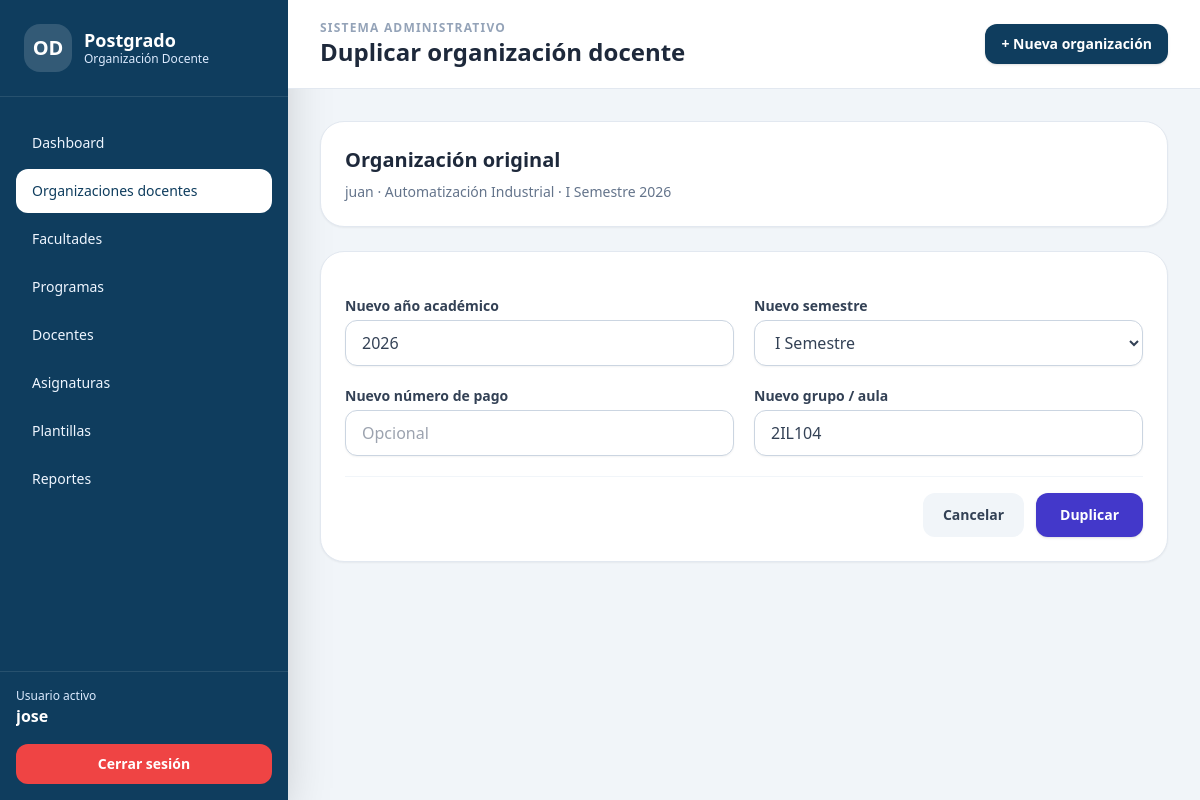
/organizaciones/3/duplicar/ (signed in), run on an earlier commit of the app's database.
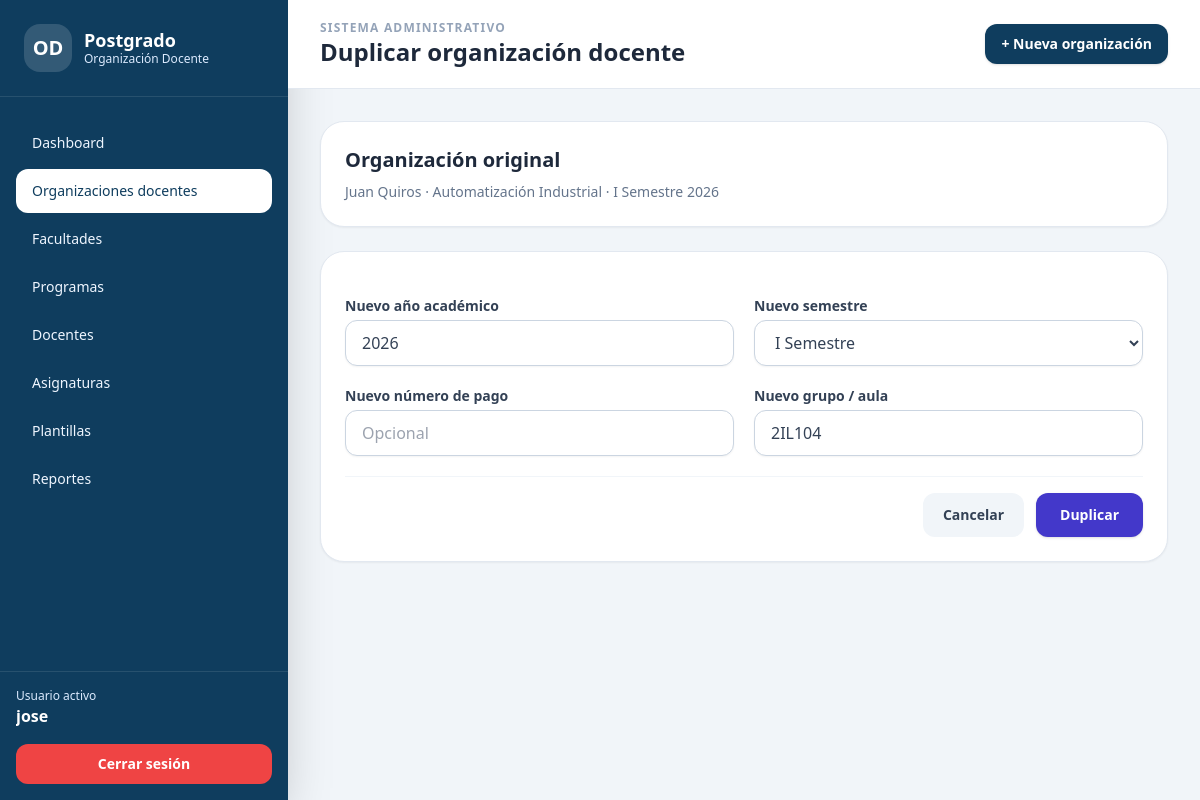
And on a later commit of the database.
### organizacion_docente/models.py (models this page shows, shortened)
class ModeloBase(models.Model):
    creado_en = models.DateTimeField(auto_now_add=True)
    actualizado_en = models.DateTimeField(auto_now=True)
    class Meta:
        abstract = True

class OrganizacionDocente(ModeloBase):
    SEMESTRE_CHOICES = [
        ("I", "I Semestre"),
        ("II", "II Semestre"),
        ("VERANO", "Verano"),
        ("ESPECIAL", "Periodo Especial"),
        ("C1", "I Cuatrimestre"),
        ("C2", "II Cuatrimestre"),
        ("C3", "III Cuatrimestre"),
    ]
    ESTADO_INFORME_PROGRAMA_CHOICES = [
        ("", "No incluir en informe"),
        ("CONTINUA", "Programa que continúa"),
        ("CULMINADO", "Programa culminado"),
        ("INICIADO", "Programa que inició"),
    ]
    numero_pago = models.CharField(
        max_length=50,
        blank=True,
        null=True,
        verbose_name="Número de pago"
    )
    docente = models.ForeignKey(
        Docente,
        on_delete=models.PROTECT,
        related_name="organizaciones",
        verbose_name="Docente"
    )
    cedula_docente = models.CharField(
        max_length=50,
        blank=True,
        null=True,
        verbose_name="Cédula del docente"
    )
    anio = models.PositiveIntegerField(
        verbose_name="Año académico"
    )
    semestre = models.CharField(
        max_length=20,
        choices=SEMESTRE_CHOICES,
        verbose_name="Semestre"
    )
    facultad = models.ForeignKey(
        Facultad,
        on_delete=models.PROTECT,
        related_name="organizaciones",
        verbose_name="Facultad"
    )
    programa = models.ForeignKey(
        ProgramaPostgrado,
        on_delete=models.PROTECT,
        related_name="organizaciones",
        verbose_name="Programa de postgrado"
    )
    grupo_aula = models.CharField(
        max_length=100,
        verbose_name="Grupo / Aula"
    )
    asignatura = models.ForeignKey(
        Asignatura,
        on_delete=models.PROTECT,
        related_name="organizaciones",
        verbose_name="Asignatura"
    )
    codigo_asignatura = models.CharField(
        max_length=50,
        blank=True,
        null=True,
        verbose_name="Código de asignatura"
    )
    codigo_horario = models.CharField(
        max_length=50,
        blank=True,
        null=True,
        verbose_name="Código de horario"
    )
    total_horas = models.DecimalField(
        max_digits=8,
        decimal_places=2,
        default=Decimal("0.00"),
        verbose_name="Total de horas"
    )
    fechas_clases = models.TextField(
        blank=True,
        null=True,
        verbose_name="Fechas de clases",
        help_text="Puede escribir las fechas separadas por coma, rango o descripción."
    )
    horario = models.TextField(
        blank=True,
        null=True,
        verbose_name="Horario"
    )
    fecha_matricula = models.DateField(
        blank=True,
        null=True,
        verbose_name="Fecha de matrícula"
    )
    fecha_matricula_texto = models.CharField(
        "Fecha de matrícula texto",
        max_length=255,
        blank=True,
        help_text="Ejemplo: 16 y 17 de junio, 2026",
    )
    primer_pago_texto = models.CharField(
        "Primer pago / Primer tercio",
        max_length=255,
        blank=True,
        help_text="Ejemplo: Del 17 al 30 de junio de 2026",
    )
    segundo_pago_texto = models.CharField(
        "Segundo pago / Segundo tercio",
        max_length=255,
        blank=True,
        help_text="Ejemplo: Del 1 al 15 de julio de 2026",
    )
    tercer_pago_texto = models.CharField(
        "Tercer pago / Tercer tercio",
        max_length=255,
        blank=True,
        help_text="Ejemplo: Del 16 al 27 de julio de 2026",
    )
    retiro_inclusion_texto = models.CharField(
        "Retiro/Inclusión de asignaturas",
        max_length=255,
        blank=True,
        help_text="Ejemplo: Del 22 al 28 de junio de 2026",
    )
    retiro_fuera_texto = models.CharField(
        "Retiro fuera del periodo",
        max_length=255,
        blank=True,
        help_text="Ejemplo: Del 29 de junio al 24 de julio de 2026",
    )
    cantidad_estudiantes_matriculados = models.PositiveIntegerField(
        default=0,
        verbose_name="Cantidad de estudiantes matriculados"
    )
    total_creditos = models.DecimalField(
        max_digits=6,
        decimal_places=2,
        default=Decimal("0.00"),
        verbose_name="Total de créditos"
    )
    total_laboratorio = models.DecimalField(
        max_digits=8,
        decimal_places=2,
        default=Decimal("0.00"),
        verbose_name="Total laboratorio"
    )
    total_no_exonerados = models.PositiveIntegerField(
        default=0,
        verbose_name="Total no exonerados"
    )
    cantidad_exoneracion_50 = models.PositiveIntegerField(
        default=0,
        verbose_name="Cantidad de estudiantes con exoneración del 50%"
    )
    cantidad_exoneracion_25 = models.PositiveIntegerField(
        default=0,
        verbose_name="Cantidad de estudiantes con exoneración del 25%"
    )
    ingreso_laboratorio = models.DecimalField(
        max_digits=12,
        decimal_places=2,
        default=Decimal("0.00"),
        verbose_name="Ingreso por laboratorio B/."
    )
    total_ingresos = models.DecimalField(
        max_digits=12,
        decimal_places=2,
        default=Decimal("0.00"),
        verbose_name="Total de ingresos"
    )
    pago_docente = models.DecimalField(
        max_digits=12,
        decimal_places=2,
        default=Decimal("0.00"),
        verbose_name="Pago del docente B/."
    )
    utilidad_neta = models.DecimalField(
        max_digits=12,
        decimal_places=2,
        default=Decimal("0.00"),
        verbose_name="Utilidad neta"
    )
    incluir_en_informe_programas = models.BooleanField(
        "Incluir en informe de programas",
        default=False,
        help_text="Marca esta opción si esta organización debe aparecer en el informe anual de programas.",
    )
    estado_informe_programa = models.CharField(
        "Estado del programa en el informe",
        max_length=20,
        choices=ESTADO_INFORME_PROGRAMA_CHOICES,
        blank=True,
        default="",
        help_text="Indica si el programa continúa, inició o culminó en el año del informe.",
    )
    matriculados_inicio_programa = models.PositiveIntegerField(
        "Matriculados al inicio del programa",
        null=True,
        blank=True,
        help_text="Ejemplo: cantidad de estudiantes con la que inició el grupo o cohorte.",
    )
    matriculados_actuales_programa = models.PositiveIntegerField(
        "Matriculados actualmente",
        null=True,
        blank=True,
        help_text="Si se deja vacío, se puede usar la cantidad de estudiantes matriculados de la organización docente.",
    )
    periodo_inicio_programa = models.CharField(
        "Periodo de inicio del programa",
        max_length=20,
        choices=SEMESTRE_CHOICES,
        blank=True,
        help_text="Periodo académico en que inició el programa o cohorte.",
    )
    periodo_finalizacion_programa = models.CharField(
        "Periodo de finalización del programa",
        max_length=20,
        choices=SEMESTRE_CHOICES,
        blank=True,
        help_text="Periodo académico estimado o real de finalización del programa.",
    )
    inicio_texto_programa = models.CharField(
        "Inicio texto para informe",
        max_length=255,
        blank=True,
        help_text="Ejemplo: I Semestre, 2025 (Mayo, 2025)",
    )
    finaliza_texto_programa = models.CharField(
        "Finaliza texto para informe",
        max_length=255,
        blank=True,
        help_text="Ejemplo: Verano, 2027 (Enero - Abril, 2027)",
    )
    observacion_informe_programa = models.CharField(
        "Observación para informe",
        max_length=255,
        blank=True,
        help_text="Ejemplo: ACTIVO, CULMINÓ, ACTIVO AL 2026",
    )
    observaciones = models.TextField(
        blank=True,
        null=True,
        verbose_name="Observaciones"
    )
    activo = models.BooleanField(
        default=True,
        verbose_name="Activo"
    )
    class Meta:
        verbose_name = "Organización Docente"
        verbose_name_plural = "Organizaciones Docentes"
        ordering = ["-anio", "semestre", "facultad__nombre", "programa__nombre"]
        indexes = [
            models.Index(fields=["anio", "semestre"]),
            models.Index(fields=["numero_pago"]),
            models.Index(fields=["cedula_docente"]),
        ]

class Docente(ModeloBase):
    facultad = models.ForeignKey(
        Facultad,
        on_delete=models.SET_NULL,
        blank=True,
        null=True,
        related_name="docentes",
        verbose_name="Facultad relacionada"
    )
    nombre_completo = models.CharField(
        max_length=200,
        verbose_name="Nombre completo"
    )
    cedula = models.CharField(
        max_length=50,
        unique=True,
        verbose_name="Cédula"
    )
    correo = models.EmailField(
        max_length=150,
        blank=True,
        null=True,
        verbose_name="Correo electrónico"
    )
    telefono = models.CharField(
        max_length=50,
        blank=True,
        null=True,
        verbose_name="Teléfono"
    )
    especialidad = models.CharField(
        max_length=200,
        blank=True,
        null=True,
        verbose_name="Especialidad"
    )
    activo = models.BooleanField(
        default=True,
        verbose_name="Activo"
    )
    class Meta:
        verbose_name = "Docente"
        verbose_name_plural = "Docentes"
        ordering = ["nombre_completo"]

class Asignatura(ModeloBase):
    programa = models.ForeignKey(
        ProgramaPostgrado,
        on_delete=models.PROTECT,
        related_name="asignaturas",
        verbose_name="Programa de postgrado"
    )
    nombre = models.CharField(
        max_length=255,
        verbose_name="Nombre de la asignatura"
    )
    codigo_asignatura = models.CharField(
        max_length=50,
        verbose_name="Código de asignatura"
    )
    codigo_horario = models.CharField(
        max_length=50,
        blank=True,
        null=True,
        verbose_name="Código de horario"
    )
    total_horas = models.DecimalField(
        max_digits=8,
        decimal_places=2,
        default=Decimal("0.00"),
        verbose_name="Total de horas"
    )
    total_creditos = models.DecimalField(
        max_digits=6,
        decimal_places=2,
        default=Decimal("0.00"),
        verbose_name="Total de créditos"
    )
    total_laboratorio = models.DecimalField(
        max_digits=8,
        decimal_places=2,
        default=Decimal("0.00"),
        verbose_name="Total de laboratorio"
    )
    activo = models.BooleanField(
        default=True,
        verbose_name="Activo"
    )
    class Meta:
        verbose_name = "Asignatura"
        verbose_name_plural = "Asignaturas"
        ordering = ["programa__nombre", "nombre"]
        constraints = [
            models.UniqueConstraint(
                fields=["programa", "codigo_asignatura"],
                name="codigo_asignatura_unico_por_programa"
            )
        ]

### organizacion_docente/views.py (the view)
@login_required
def organizacion_duplicar(request, pk):
    if not validar_permiso_edicion(request):
        return redirect("organizacion_detalle", pk=pk)
    organizacion_original = get_object_or_404(
        queryset_organizaciones_base(),
        pk=pk,
    )
    if request.method == "POST":
        form = DuplicarOrganizacionDocenteForm(request.POST)
        if form.is_valid():
            nueva_organizacion = OrganizacionDocente.objects.create(
                numero_pago=form.cleaned_data.get("numero_pago") or None,
                docente=organizacion_original.docente,
                anio=form.cleaned_data["anio"],
                semestre=form.cleaned_data["semestre"],
                facultad=organizacion_original.facultad,
                programa=organizacion_original.programa,
                grupo_aula=form.cleaned_data.get("grupo_aula")
                or organizacion_original.grupo_aula,
                asignatura=organizacion_original.asignatura,
                total_horas=organizacion_original.total_horas,
                fechas_clases=organizacion_original.fechas_clases,
                horario=organizacion_original.horario,
                fecha_matricula=organizacion_original.fecha_matricula,
                cantidad_estudiantes_matriculados=organizacion_original.cantidad_estudiantes_matriculados,
                total_creditos=organizacion_original.total_creditos,
                total_laboratorio=organizacion_original.total_laboratorio,
                total_no_exonerados=organizacion_original.total_no_exonerados,
                cantidad_exoneracion_50=organizacion_original.cantidad_exoneracion_50,
                cantidad_exoneracion_25=organizacion_original.cantidad_exoneracion_25,
                ingreso_laboratorio=organizacion_original.ingreso_laboratorio,
                total_ingresos=organizacion_original.total_ingresos,
                pago_docente=organizacion_original.pago_docente,
                observaciones=(
                    f"Registro duplicado desde la organización #{organizacion_original.pk} "
                    f"el {timezone.now().strftime('%d/%m/%Y %H:%M')}."
                ),
                activo=True,
            )
            messages.success(
                request,
                "La organización docente fue duplicada correctamente."
            )
            return redirect(
                "organizacion_editar",
                pk=nueva_organizacion.pk,
            )
        else:
            messages.error(
                request,
                "Revisa los datos para duplicar la organización docente."
            )
    else:
        form = DuplicarOrganizacionDocenteForm(
            initial={
                "anio": organizacion_original.anio,
                "semestre": organizacion_original.semestre,
                "grupo_aula": organizacion_original.grupo_aula,
            }
        )
    context = {
        "titulo": "Duplicar Organización Docente",
        "form": form,
        "organizacion_original": organizacion_original,
    }
    return render(
        request,
        "organizacion_docente/organizacion_duplicar.html",
        context
    )

### templates/organizacion_docente/organizacion_duplicar.html (shortened to what this page needs)
{% extends "base.html" %}
{% block header %}Duplicar organización docente{% endblock %}
{% block content %}
<div class="max-w-4xl space-y-6">
    <div class="bg-white rounded-3xl border border-slate-200 shadow-sm p-6">
        <h3 class="text-xl font-black text-slate-800 mb-2">Organización original</h3>
        <p class="text-sm text-slate-500">
            {{ organizacion_original.docente.nombre_completo }} ·
            {{ organizacion_original.asignatura.nombre }} ·
            {{ organizacion_original.get_semestre_display }} {{ organizacion_original.anio }}
        </p>
    </div>
    <form method="post" class="bg-white rounded-3xl border border-slate-200 shadow-sm p-6 space-y-5">
        <div class="grid grid-cols-1 md:grid-cols-2 gap-5">
            {% for field in form %}
                <div>
                    <label class="block text-sm font-bold text-slate-700 mb-1">{{ field.label }}</label>
                    {{ field }}
                </div>
            {% endfor %}
        </div>
        <div class="flex items-center justify-end gap-3 pt-4 border-t border-slate-100">
            <a href="{% url 'organizacion_detalle' organizacion_original.pk %}"
               class="rounded-xl bg-slate-100 px-5 py-3 text-sm font-bold text-slate-700 hover:bg-slate-200">
                Cancelar
            </a>
            <button class="rounded-xl bg-indigo-700 px-6 py-3 text-sm font-bold text-white hover:bg-indigo-800 shadow">
                Duplicar
            </button>
        </div>
    </form>
</div>
{% endblock %}

What changed in the data, as far as the page shows it:
changed through a linked row, OrganizacionDocente "I Semestre": docente.nombre_completo "juan" → "Juan Quiros"
